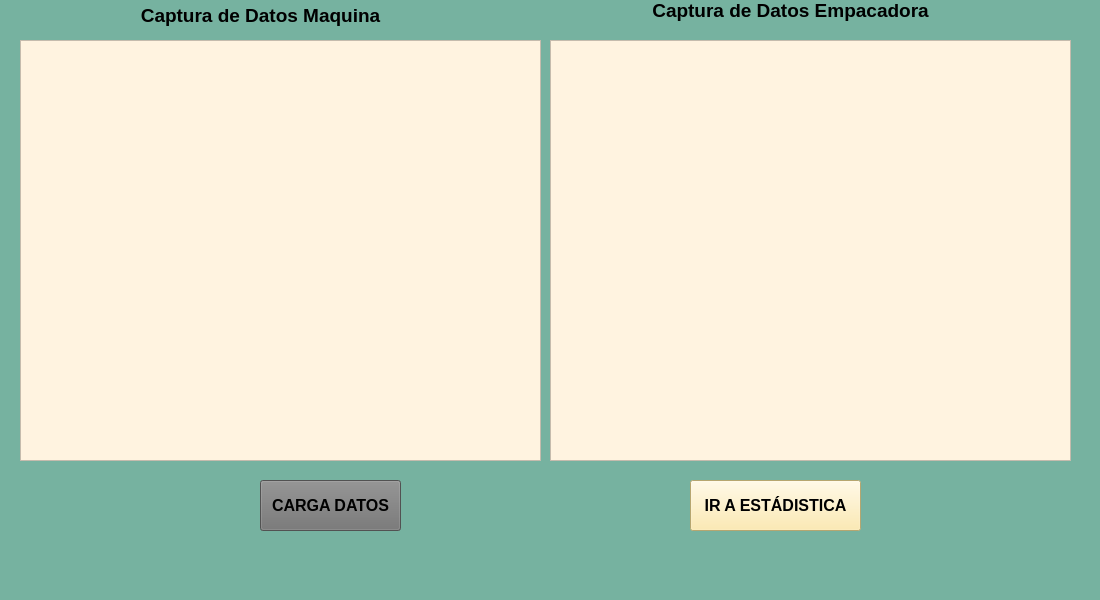
<?xml version="1.0" encoding="UTF-8"?>
<ui version="4.0">
 <class>window2</class>
 <widget class="QMainWindow" name="window2">
  <property name="geometry">
   <rect>
    <x>0</x>
    <y>0</y>
    <width>1100</width>
    <height>600</height>
   </rect>
  </property>
  <property name="minimumSize">
   <size>
    <width>900</width>
    <height>500</height>
   </size>
  </property>
  <property name="maximumSize">
   <size>
    <width>1100</width>
    <height>600</height>
   </size>
  </property>
  <property name="windowTitle">
   <string>MainWindow</string>
  </property>
  <property name="styleSheet">
   <string notr="true">background-color: rgb(118, 178, 160)
</string>
  </property>
  <widget class="QWidget" name="centralwidget">
   <widget class="QLabel" name="label">
    <property name="geometry">
     <rect>
      <x>980</x>
      <y>470</y>
      <width>91</width>
      <height>71</height>
     </rect>
    </property>
    <property name="text">
     <string/>
    </property>
    <property name="pixmap">
     <pixmap>Logo.png</pixmap>
    </property>
    <property name="scaledContents">
     <bool>true</bool>
    </property>
   </widget>
   <widget class="QPushButton" name="cargadatos">
    <property name="geometry">
     <rect>
      <x>260</x>
      <y>480</y>
      <width>141</width>
      <height>51</height>
     </rect>
    </property>
    <property name="font">
     <font>
      <pointsize>12</pointsize>
      <weight>75</weight>
      <bold>true</bold>
     </font>
    </property>
    <property name="styleSheet">
     <string notr="true">background-color: rgb(115, 115, 115);</string>
    </property>
    <property name="text">
     <string>CARGA DATOS</string>
    </property>
   </widget>
   <widget class="QPushButton" name="estadistica">
    <property name="geometry">
     <rect>
      <x>690</x>
      <y>480</y>
      <width>171</width>
      <height>51</height>
     </rect>
    </property>
    <property name="font">
     <font>
      <pointsize>12</pointsize>
      <weight>75</weight>
      <bold>true</bold>
     </font>
    </property>
    <property name="styleSheet">
     <string notr="true">background-color: rgb(255, 232, 157);</string>
    </property>
    <property name="text">
     <string>IR A ESTÁDISTICA</string>
    </property>
   </widget>
   <widget class="QLabel" name="label_2">
    <property name="geometry">
     <rect>
      <x>120</x>
      <y>0</y>
      <width>281</width>
      <height>31</height>
     </rect>
    </property>
    <property name="text">
     <string>&lt;html&gt;&lt;head/&gt;&lt;body&gt;&lt;p align=&quot;center&quot;&gt;&lt;span style=&quot; font-size:14pt; font-weight:600;&quot;&gt;Captura de Datos Maquina&lt;/span&gt;&lt;/p&gt;&lt;/body&gt;&lt;/html&gt;</string>
    </property>
   </widget>
   <widget class="QLabel" name="label_3">
    <property name="geometry">
     <rect>
      <x>630</x>
      <y>-10</y>
      <width>321</width>
      <height>41</height>
     </rect>
    </property>
    <property name="font">
     <font>
      <family>MS Shell Dlg 2</family>
      <weight>75</weight>
      <bold>true</bold>
     </font>
    </property>
    <property name="text">
     <string>&lt;html&gt;&lt;head/&gt;&lt;body&gt;&lt;p align=&quot;center&quot;&gt;&lt;span style=&quot; font-size:14pt; font-weight:600;&quot;&gt;Captura de Datos Empacadora&lt;/span&gt;&lt;/p&gt;&lt;/body&gt;&lt;/html&gt;</string>
    </property>
   </widget>
   <widget class="QTableWidget" name="maquina">
    <property name="geometry">
     <rect>
      <x>20</x>
      <y>40</y>
      <width>521</width>
      <height>421</height>
     </rect>
    </property>
    <property name="styleSheet">
     <string notr="true">background-color: rgb(255, 243, 224);</string>
    </property>
   </widget>
   <widget class="QTableWidget" name="empaque">
    <property name="geometry">
     <rect>
      <x>550</x>
      <y>40</y>
      <width>521</width>
      <height>421</height>
     </rect>
    </property>
    <property name="styleSheet">
     <string notr="true">background-color: rgb(255, 243, 224);</string>
    </property>
   </widget>
  </widget>
  <widget class="QMenuBar" name="menubar">
   <property name="geometry">
    <rect>
     <x>0</x>
     <y>0</y>
     <width>1100</width>
     <height>21</height>
    </rect>
   </property>
  </widget>
  <widget class="QStatusBar" name="statusbar"/>
 </widget>
 <resources/>
 <connections/>
</ui>
